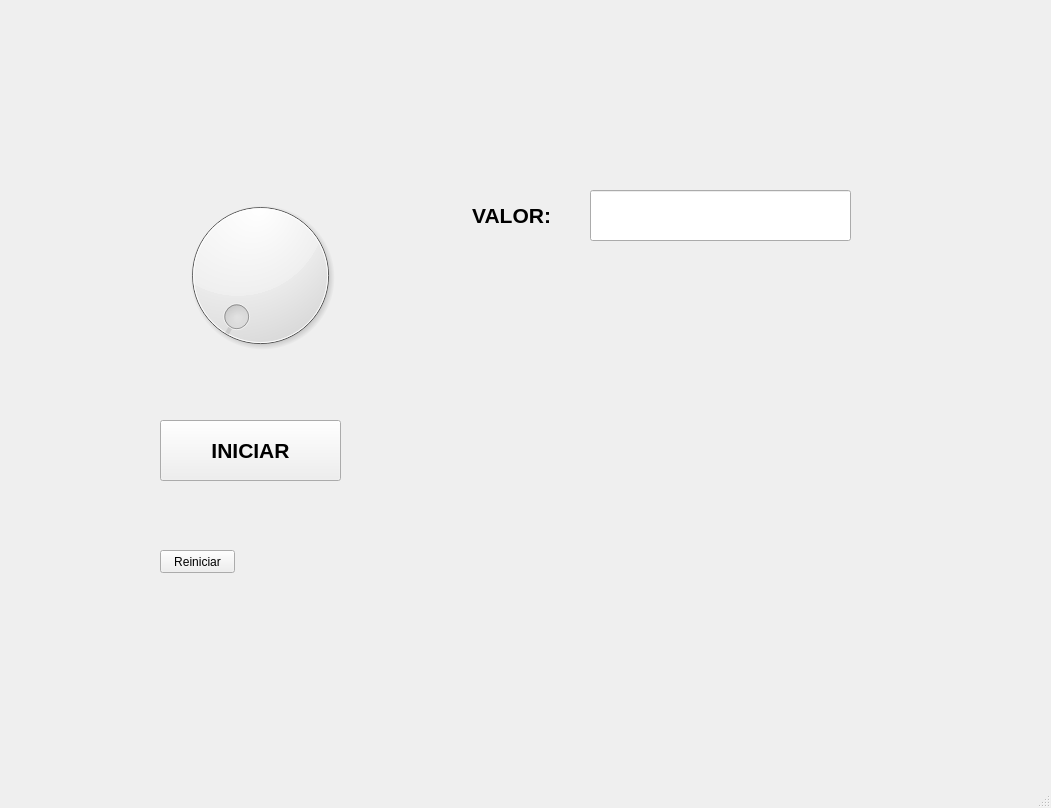
<?xml version="1.0" encoding="UTF-8"?>
<ui version="4.0">
 <class>MainWindow</class>
 <widget class="QMainWindow" name="MainWindow">
  <property name="geometry">
   <rect>
    <x>0</x>
    <y>0</y>
    <width>1051</width>
    <height>808</height>
   </rect>
  </property>
  <property name="windowTitle">
   <string>MainWindow</string>
  </property>
  <widget class="QWidget" name="centralwidget">
   <widget class="QDial" name="dial">
    <property name="geometry">
     <rect>
      <x>160</x>
      <y>190</y>
      <width>201</width>
      <height>171</height>
     </rect>
    </property>
    <property name="orientation">
     <enum>Qt::Horizontal</enum>
    </property>
   </widget>
   <widget class="QLabel" name="label_2">
    <property name="geometry">
     <rect>
      <x>400</x>
      <y>190</y>
      <width>151</width>
      <height>51</height>
     </rect>
    </property>
    <property name="font">
     <font>
      <pointsize>16</pointsize>
      <weight>75</weight>
      <bold>true</bold>
     </font>
    </property>
    <property name="text">
     <string>VALOR:</string>
    </property>
    <property name="alignment">
     <set>Qt::AlignRight|Qt::AlignTrailing|Qt::AlignVCenter</set>
    </property>
   </widget>
   <widget class="QLineEdit" name="txt_valor">
    <property name="geometry">
     <rect>
      <x>590</x>
      <y>190</y>
      <width>261</width>
      <height>51</height>
     </rect>
    </property>
    <property name="font">
     <font>
      <pointsize>16</pointsize>
      <weight>75</weight>
      <bold>true</bold>
     </font>
    </property>
    <property name="alignment">
     <set>Qt::AlignCenter</set>
    </property>
   </widget>
   <widget class="QLabel" name="txt_img">
    <property name="geometry">
     <rect>
      <x>440</x>
      <y>260</y>
      <width>441</width>
      <height>391</height>
     </rect>
    </property>
    <property name="text">
     <string/>
    </property>
    <property name="pixmap">
     <pixmap>:/LOGO/AmongB</pixmap>
    </property>
    <property name="scaledContents">
     <bool>true</bool>
    </property>
   </widget>
   <widget class="QPushButton" name="btn_iniciar">
    <property name="geometry">
     <rect>
      <x>160</x>
      <y>420</y>
      <width>181</width>
      <height>61</height>
     </rect>
    </property>
    <property name="font">
     <font>
      <pointsize>16</pointsize>
      <weight>75</weight>
      <bold>true</bold>
     </font>
    </property>
    <property name="text">
     <string>INICIAR</string>
    </property>
   </widget>
   <widget class="QPushButton" name="btn_reiniciar">
    <property name="geometry">
     <rect>
      <x>160</x>
      <y>550</y>
      <width>75</width>
      <height>23</height>
     </rect>
    </property>
    <property name="text">
     <string>Reiniciar</string>
    </property>
   </widget>
   <widget class="QLabel" name="label_9">
    <property name="geometry">
     <rect>
      <x>920</x>
      <y>0</y>
      <width>121</width>
      <height>131</height>
     </rect>
    </property>
    <property name="text">
     <string/>
    </property>
    <property name="pixmap">
     <pixmap resource="recursos_proyecto.qrc">:/LOGO/Imagenes/HD-wallpaper-bob-esponja-mafioso-bob-esponja-gangster-mafioso-meme.jpg</pixmap>
    </property>
    <property name="scaledContents">
     <bool>true</bool>
    </property>
   </widget>
   <widget class="QLabel" name="label_6">
    <property name="geometry">
     <rect>
      <x>0</x>
      <y>0</y>
      <width>111</width>
      <height>121</height>
     </rect>
    </property>
    <property name="text">
     <string/>
    </property>
    <property name="pixmap">
     <pixmap resource="recursos_proyecto.qrc">:/NUMEROS/Imagenes/Boca_Juniors_logo18.svg.png</pixmap>
    </property>
    <property name="scaledContents">
     <bool>true</bool>
    </property>
   </widget>
   <widget class="QLabel" name="label_7">
    <property name="geometry">
     <rect>
      <x>120</x>
      <y>0</y>
      <width>791</width>
      <height>91</height>
     </rect>
    </property>
    <property name="text">
     <string/>
    </property>
    <property name="pixmap">
     <pixmap resource="recursos_proyecto.qrc">:/UAT_FIANS/Imagenes/FIANS.png</pixmap>
    </property>
    <property name="scaledContents">
     <bool>true</bool>
    </property>
   </widget>
  </widget>
  <widget class="QMenuBar" name="menubar">
   <property name="geometry">
    <rect>
     <x>0</x>
     <y>0</y>
     <width>1051</width>
     <height>22</height>
    </rect>
   </property>
  </widget>
  <widget class="QStatusBar" name="statusbar"/>
 </widget>
 <resources>
  <include location="recursos_proyecto.qrc"/>
 </resources>
 <connections/>
</ui>
